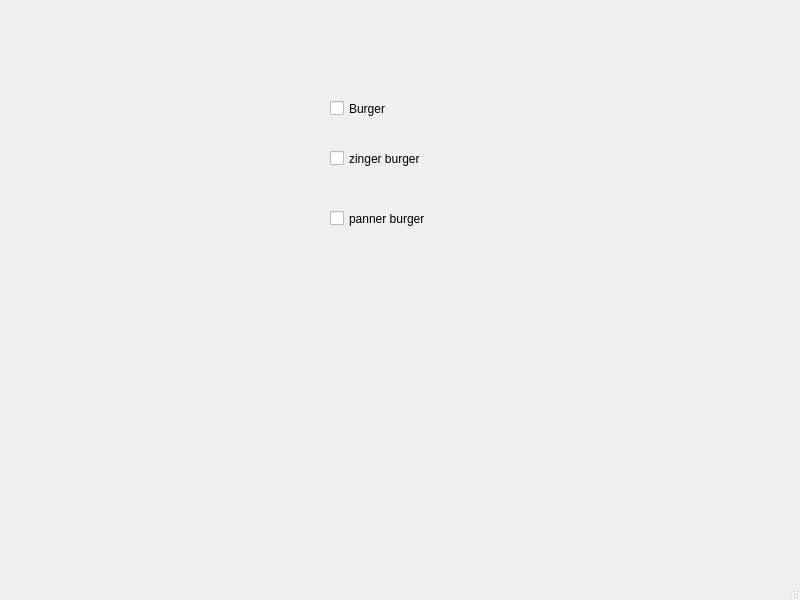
<?xml version="1.0" encoding="UTF-8"?>
<ui version="4.0">
 <class>MainWindow</class>
 <widget class="QMainWindow" name="MainWindow">
  <property name="geometry">
   <rect>
    <x>0</x>
    <y>0</y>
    <width>800</width>
    <height>600</height>
   </rect>
  </property>
  <property name="windowTitle">
   <string>MainWindow</string>
  </property>
  <widget class="QWidget" name="centralwidget">
   <widget class="QCheckBox" name="checkBox">
    <property name="geometry">
     <rect>
      <x>330</x>
      <y>100</y>
      <width>151</width>
      <height>17</height>
     </rect>
    </property>
    <property name="text">
     <string>Burger</string>
    </property>
   </widget>
   <widget class="QCheckBox" name="checkBox_2">
    <property name="geometry">
     <rect>
      <x>330</x>
      <y>150</y>
      <width>111</width>
      <height>17</height>
     </rect>
    </property>
    <property name="text">
     <string>zinger burger</string>
    </property>
   </widget>
   <widget class="QCheckBox" name="checkBox_3">
    <property name="geometry">
     <rect>
      <x>330</x>
      <y>210</y>
      <width>111</width>
      <height>17</height>
     </rect>
    </property>
    <property name="text">
     <string>panner burger</string>
    </property>
   </widget>
  </widget>
  <widget class="QMenuBar" name="menubar">
   <property name="geometry">
    <rect>
     <x>0</x>
     <y>0</y>
     <width>800</width>
     <height>26</height>
    </rect>
   </property>
  </widget>
  <widget class="QStatusBar" name="statusbar"/>
 </widget>
 <resources/>
 <connections/>
</ui>
